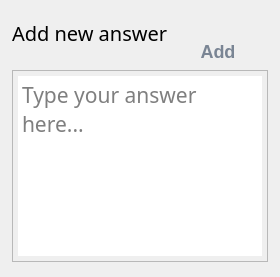
        <widget class="QWidget" name="addAPage">
         <layout class="QGridLayout" name="gridLayout_6" columnstretch="0,0">
          <property name="leftMargin">
           <number>12</number>
          </property>
          <property name="topMargin">
           <number>0</number>
          </property>
          <property name="rightMargin">
           <number>12</number>
          </property>
          <property name="bottomMargin">
           <number>15</number>
          </property>
          <property name="horizontalSpacing">
           <number>0</number>
          </property>
          <property name="verticalSpacing">
           <number>8</number>
          </property>
          <item row="0" column="0">
           <widget class="QLabel" name="addNewA">
            <property name="sizePolicy">
             <sizepolicy hsizetype="Fixed" vsizetype="Preferred">
              <horstretch>0</horstretch>
              <verstretch>0</verstretch>
             </sizepolicy>
            </property>
            <property name="minimumSize">
             <size>
              <width>100</width>
              <height>33</height>
             </size>
            </property>
            <property name="maximumSize">
             <size>
              <width>200</width>
              <height>0</height>
             </size>
            </property>
            <property name="font">
             <font>
              <family>Poppins</family>
              <pointsize>15</pointsize>
             </font>
            </property>
            <property name="text">
             <string>Add new answer</string>
            </property>
           </widget>
          </item>
          <item row="1" column="1" alignment="Qt::AlignRight">
           <widget class="QPushButton" name="addAnswerBtn">
            <property name="sizePolicy">
             <sizepolicy hsizetype="Fixed" vsizetype="Fixed">
              <horstretch>0</horstretch>
              <verstretch>0</verstretch>
             </sizepolicy>
            </property>
            <property name="minimumSize">
             <size>
              <width>100</width>
              <height>0</height>
             </size>
            </property>
            <property name="maximumSize">
             <size>
              <width>0</width>
              <height>16777215</height>
             </size>
            </property>
            <property name="styleSheet">
             <string notr="true">QPushButton{
	color: #7A8594;
	border: none;
	font-family: &quot;poppins&quot;;
	font-weight: 500;
	font-size: 18px;
	/*background-color: #AF83FB;*/
	border-radius: 5px;
	text-align: center;
}</string>
            </property>
            <property name="text">
             <string>Add</string>
            </property>
            <property name="icon">
             <iconset>
              <normaloff>ic/add.svg</normaloff>ic/add.svg</iconset>
            </property>
            <property name="iconSize">
             <size>
              <width>34</width>
              <height>34</height>
             </size>
            </property>
           </widget>
          </item>
          <item row="2" column="0" colspan="2">
           <widget class="QTextEdit" name="addAInput">
            <property name="sizePolicy">
             <sizepolicy hsizetype="Expanding" vsizetype="Expanding">
              <horstretch>0</horstretch>
              <verstretch>0</verstretch>
             </sizepolicy>
            </property>
            <property name="font">
             <font>
              <family>Poppins</family>
              <pointsize>16</pointsize>
             </font>
            </property>
            <property name="styleSheet">
             <string notr="true">padding: 5px;</string>
            </property>
            <property name="overwriteMode">
             <bool>false</bool>
            </property>
            <property name="acceptRichText">
             <bool>false</bool>
            </property>
            <property name="placeholderText">
             <string>Type your answer here...</string>
            </property>
           </widget>
          </item>
         </layout>
        </widget>
